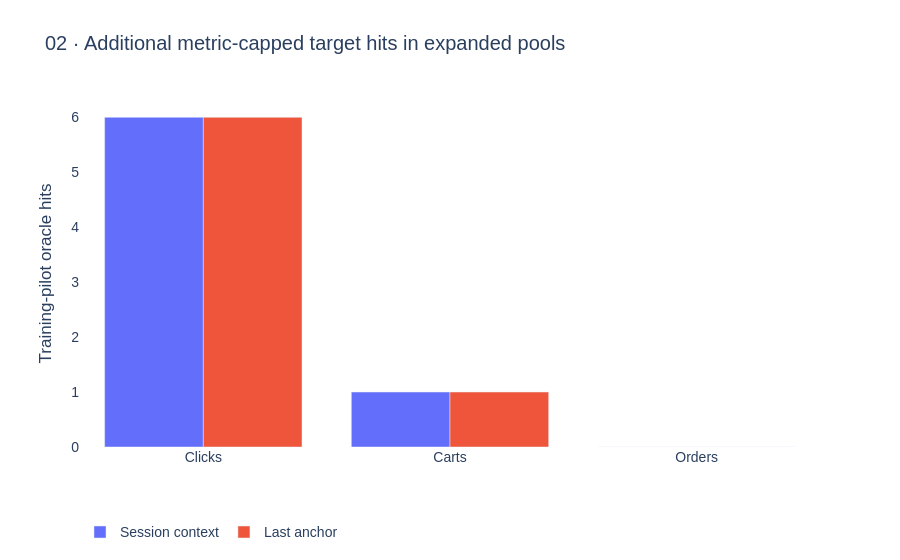

Write notebook code for a chart like this one.
### Markdown cell above
## Chart 2

### Code cell
view.show_chart(2)

### Figure 1 — Plotly figure (JSON) as saved in the notebook; plotly's stock layout.template omitted (floating-point values rounded to 4 significant figures)
{"data": [{"name": "Session context", "type": "bar", "x": ["Clicks", "Carts", "Orders"], "y": [6, 1, 0]}, {"name": "Last anchor", "type": "bar", "x": ["Clicks", "Carts", "Orders"], "y": [6, 1, 0]}], "layout": {"barmode": "group", "font": {"family": "Arial", "size": 14}, "legend": {"orientation": "h", "y": -0.2}, "paper_bgcolor": "white", "plot_bgcolor": "white", "title": {"text": "02 · Additional metric-capped target hits in expanded pools"}, "xaxis": {"automargin": true}, "yaxis": {"automargin": true, "title": {"text": "Training-pilot oracle hits"}}}}
